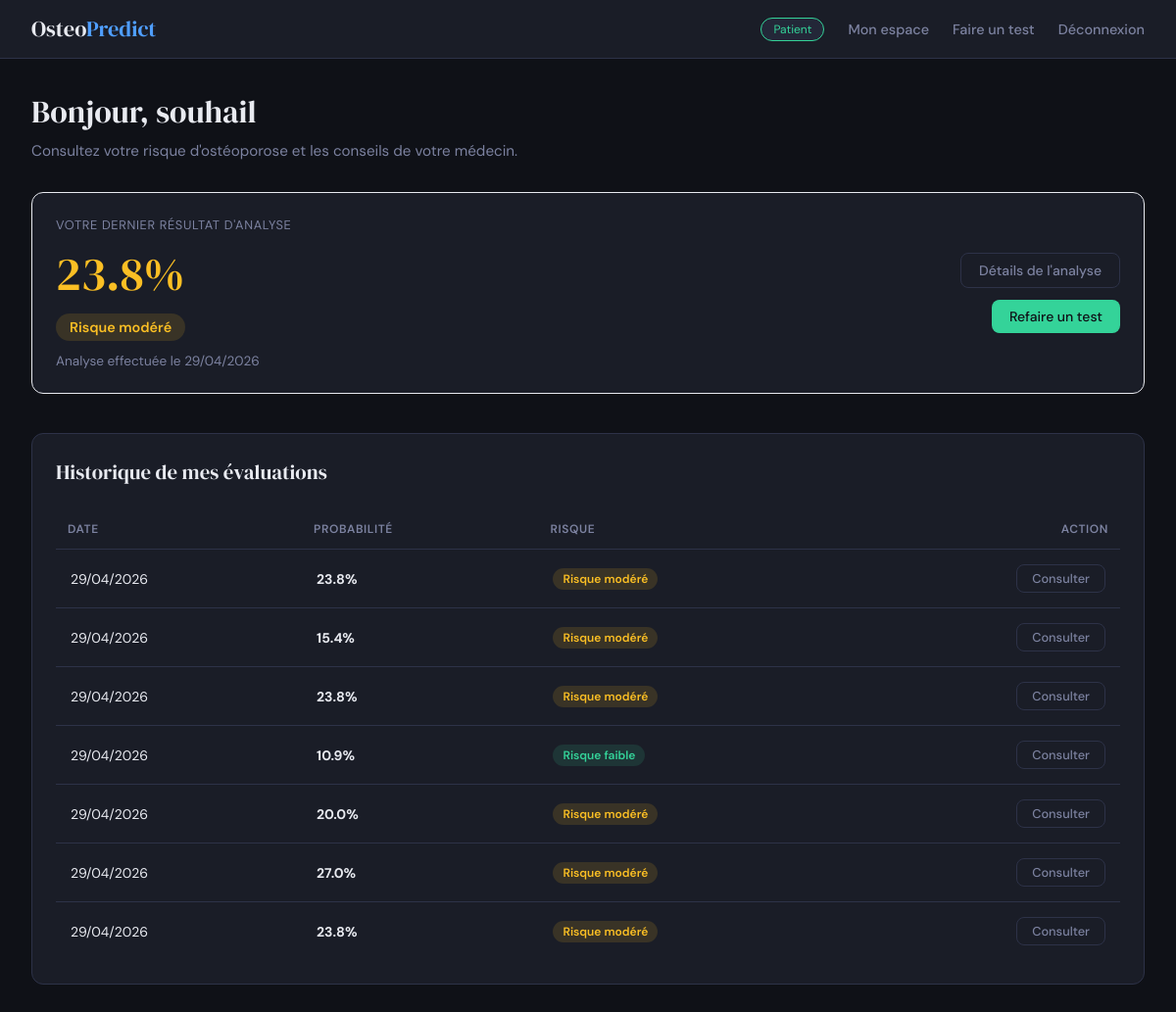
Page /mon-espace/ (signed in) on the earlier database version.
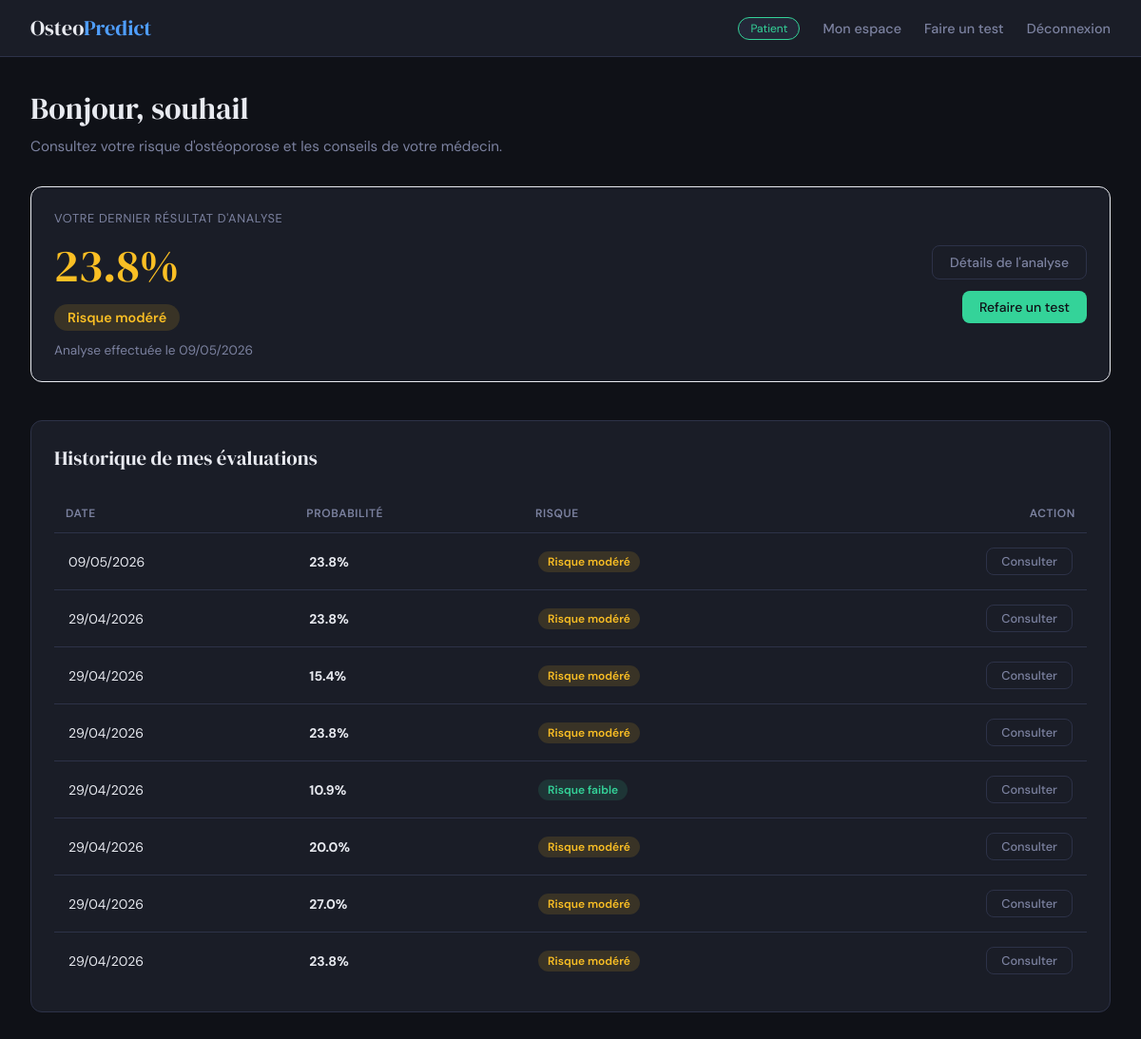
Same page on the later database version.
### predictor/models.py (models this page shows, shortened)
class OsteoporosisPrediction(models.Model):
    patient = models.ForeignKey(Patient, on_delete=models.CASCADE, related_name='osteo_predictions')
    age = models.IntegerField()
    gender = models.CharField(max_length=10)
    hormonal_changes = models.CharField(max_length=50)
    family_history = models.CharField(max_length=10)
    race_ethnicity = models.CharField(max_length=50)
    body_weight = models.CharField(max_length=20)
    calcium_intake = models.CharField(max_length=20)
    vitamin_d_intake = models.CharField(max_length=20)
    physical_activity = models.CharField(max_length=20)
    smoking = models.CharField(max_length=10)
    alcohol_consumption = models.CharField(max_length=20)
    medical_conditions = models.CharField(max_length=100)
    medications = models.CharField(max_length=100)
    prior_fractures = models.CharField(max_length=10)
    probability = models.FloatField()
    result = models.IntegerField() # 0 ou 1
    model_used = models.CharField(max_length=50)
    created_at = models.DateTimeField(auto_now_add=True)
    class Meta:
        ordering = ["-created_at"]
    @property
    def risk_level(self):
        if self.probability >= 60:
            return 'critical'
        elif self.probability >= 35:
            return 'high'
        elif self.probability >= 15:
            return 'medium'
        return 'low'
    @property
    def risk_label(self):
        levels = {
            'critical': 'DANGER CRITIQUE',
            'high': 'Risque élevé',
            'medium': 'Risque modéré',
            'low': 'Risque faible'
        }
        return levels.get(self.risk_level, 'Inconnu')

### predictor/views.py (the view)
        def wrapper(request, *args, **kwargs):
            if not request.user.is_authenticated:
                return redirect('login')
            if get_user_role(request.user) != role:
                return redirect('home')
            return view_func(request, *args, **kwargs)

### predictor/views.py (called while the page is built)
def get_user_role(user):
    try:
        return user.profile.role
    except UserProfile.DoesNotExist:
        return None

def require_role(role):
    def decorator(view_func):
        def wrapper(request, *args, **kwargs):
            if not request.user.is_authenticated:
                return redirect('login')
            if get_user_role(request.user) != role:
                return redirect('home')
            return view_func(request, *args, **kwargs)
        wrapper.__name__ = view_func.__name__
        return wrapper
    return decorator

@require_role('patient')
@login_required
def patient_dashboard(request):
    patient = get_object_or_404(Patient, user=request.user)
    all_predictions = patient.osteo_predictions.all().order_by('-created_at')
    latest_prediction = all_predictions.first()
    treatment = None
    if latest_prediction and hasattr(latest_prediction, 'treatment'):
        treatment = latest_prediction.treatment
    return render(request, 'predictor/patient_dashboard.html', {
        'patient': patient,
        'predictions': all_predictions,
        'prediction': latest_prediction,
        'treatment': treatment,
        'latest': latest_prediction
    })

### predictor/templates/predictor/patient_dashboard.html (shortened to what this page needs)
{% extends 'predictor/base.html' %}
{% block content %}
<div class="page-header">
    <div class="page-title">Bonjour, {{ patient.first_name }} </div>
    <div class="page-subtitle">Consultez votre risque d'ostéoporose et les conseils de votre médecin.</div>
</div>
{% if latest %}
<div style="margin-bottom:2.5rem;">
    <div class="card" style="border-color:{% if latest.risk_level == 'critical' or latest.risk_level == 'high' %}var(--danger){% elif latest.risk_level == 'medium' %}var(--warning){% else %}var(--accent-patient){% endif %}44;">
        <div style="display:flex; align-items:center; justify-content:space-between; flex-wrap:wrap; gap:1rem;">
            <div>
                <div style="font-size:.8rem; color:var(--text-muted); text-transform:uppercase; letter-spacing:.05em; margin-bottom:.5rem;">Votre dernier résultat d'analyse</div>
                <div style="font-family:var(--font-display); font-size:3rem; color:{% if latest.risk_level == 'critical' or latest.risk_level == 'high' %}var(--danger){% elif latest.risk_level == 'medium' %}var(--warning){% else %}var(--accent-patient){% endif %};">
                    {{ latest.probability|floatformat:1 }}%
                </div>
                <div style="margin-top:.5rem;">
                    <span class="badge badge-{{ latest.risk_level }}" style="font-size:.9rem; padding:5px 14px;">{{ latest.risk_label }}</span>
                </div>
                <div style="color:var(--text-muted); font-size:.85rem; margin-top:.75rem;">Analyse effectuée le {{ latest.created_at|date:"d/m/Y" }}</div>
            </div>
            <div style="text-align:right;">
                <a href="{% url 'test_result' latest.id %}" class="btn btn-outline" style="margin-bottom:.75rem; display:block;">Détails de l'analyse</a>
                <a href="{% url 'take_test' %}" class="btn btn-green">Refaire un test</a>
            </div>
        </div>
    </div>
</div>
{% endif %}
{% if predictions.count > 1 %}
<div class="card">
    <div class="card-title" style="margin-bottom:1.5rem;">Historique de mes évaluations</div>
    <div class="table-responsive">
        <table class="table" style="width:100%;">
            <thead>
                <tr style="text-align:left; color:var(--text-muted); font-size:0.8rem; text-transform:uppercase;">
                    <th style="padding:12px;">Date</th>
                    <th style="padding:12px;">Probabilité</th>
                    <th style="padding:12px;">Risque</th>
                    <th style="padding:12px; text-align:right;">Action</th>
                </tr>
            </thead>
            <tbody>
                {% for pred in predictions %}
                <tr style="border-top: 1px solid var(--border);">
                    <td style="padding:15px;">{{ pred.created_at|date:"d/m/Y" }}</td>
                    <td style="padding:15px;"><strong>{{ pred.probability|floatformat:1 }}%</strong></td>
                    <td style="padding:15px;">
                        <span class="badge badge-{{ pred.risk_level }}">{{ pred.risk_label }}</span>
                    </td>
                    <td style="padding:15px; text-align:right;">
                        <a href="{% url 'test_result' pred.id %}" class="btn btn-outline" style="padding:5px 15px; font-size:0.8rem;">Consulter</a>
                    </td>
                </tr>
                {% endfor %}
            </tbody>
        </table>
    </div>
</div>
{% endif %}
{% endblock %}

Differences in the rows shown:
added OsteoporosisPrediction: probability "23.8", risk_label "Risque modéré", created_at "09/05/2026"
Other differences:
{{ latest.created_at|date:"d/m/Y" }}: "29/04/2026" → "09/05/2026"
